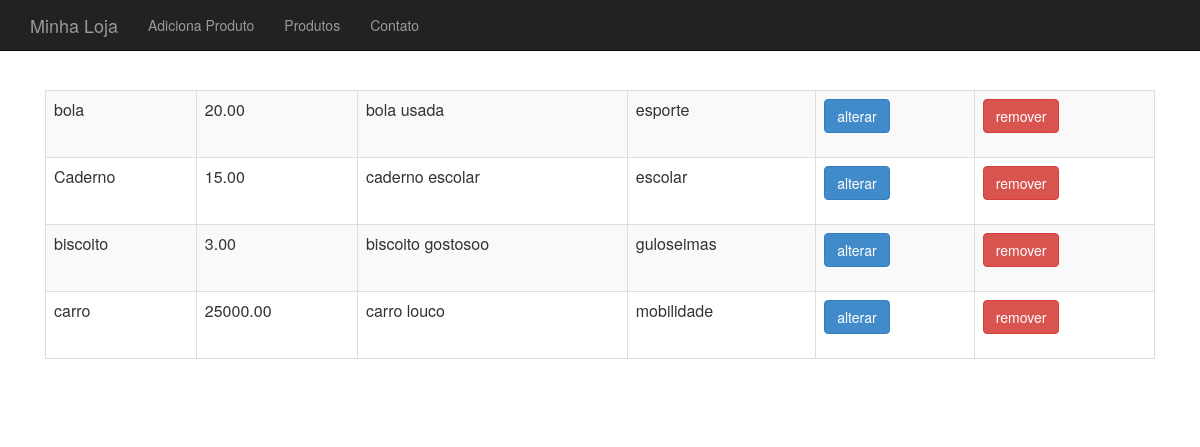
The app's page /produto-lista.php with its own data.
### tables this page shows
CREATE TABLE IF NOT EXISTS `produtos` (
  `id` int(11) NOT NULL AUTO_INCREMENT,
  `nome` varchar(255) DEFAULT NULL,
  `preco` decimal(10,2) DEFAULT NULL,
  `descricao` text,
  `categoria_id` int(11) DEFAULT NULL,
  `usado` tinyint(1) DEFAULT '0',
  PRIMARY KEY (`id`)
);

CREATE TABLE IF NOT EXISTS `categorias` (
  `id` int(11) NOT NULL AUTO_INCREMENT,
  `nome` varchar(255) DEFAULT NULL,
  PRIMARY KEY (`id`)
);

### banco-produto.php (called while the page is built, shortened)
<?php
function listaProdutos($conexao) {
    $produtos = array();
    $resultado = mysqli_query($conexao, "select p.*,c.nome as categoria_nome from produtos as p join categorias as c on c.id=p.categoria_id");
    while ($produto = mysqli_fetch_assoc($resultado)) {
        array_push($produtos, $produto);
    }
    return $produtos;
}

### produto-lista.php (the view, shortened to what this page needs)
<?php
require_once("cabecalho.php");
require_once("banco-produto.php");
?>
<table class="table table-striped table-bordered">
    <?php
    $produtos = listaProdutos($conexao);
    foreach ($produtos as $produto) :
        ?>
        <tr>
            <td><?= $produto['nome'] ?></td>
            <td><?= $produto['preco'] ?></td>
            <td><?= substr($produto['descricao'], 0, 40) ?></td>
            <td><?= $produto['categoria_nome'] ?></td>
            <td><a class="btn btn-primary" href="produto-altera-formulario.php?id=<?= $produto['id'] ?>">alterar</a></td>
            <td>
                <form action="remove-produto.php" method="post">
                    <button class="btn btn-danger">remover</button>
                </form>
            </td>
        </tr>
        <?php
    endforeach
    ?>
</table>
<?php include("rodape.php"); ?>

### cabecalho.php (shortened to what this page needs)
<html>
    <head>
        <link href="css/bootstrap.css" rel="stylesheet">
        <link href="css/loja.css" rel="stylesheet">
    </head>
    <body>
        <div class="navbar navbar-inverse navbar-fixed-top">
            <div class="container">
                <div class="navbar-header">
                    <a class="navbar-brand" href="index.php">Minha Loja</a>
                </div>
                <div>
                    <ul class="nav navbar-nav">
                        <li><a href="produto-formulario.php">Adiciona Produto</a></li>
                        <li><a href="produto-lista.php">Produtos</a></li>
                        <li><a href="contato.php">Contato</a></li>
                    </ul>
                </div>
            </div>
        </div>
        <div class="container">
            <div class="principal">

### rodape.php
	</div>
    </div>
</body>
</html>

### css/loja.css (style rules this page uses)
body { padding-top: 50px; }
.principal { padding: 40px 15px; text-align: center; }

### records on screen
produtos: nome "bola", preco "20.00", descricao "bola usada", categoria.nome "esporte"
produtos: nome "Caderno", preco "15.00", descricao "caderno escolar", categoria.nome "escolar"
produtos: nome "biscoito", preco "3.00", descricao "biscoito gostosoo", categoria.nome "guloseimas"
produtos: nome "carro", preco "25000.00", descricao "carro louco", categoria.nome "mobilidade"
